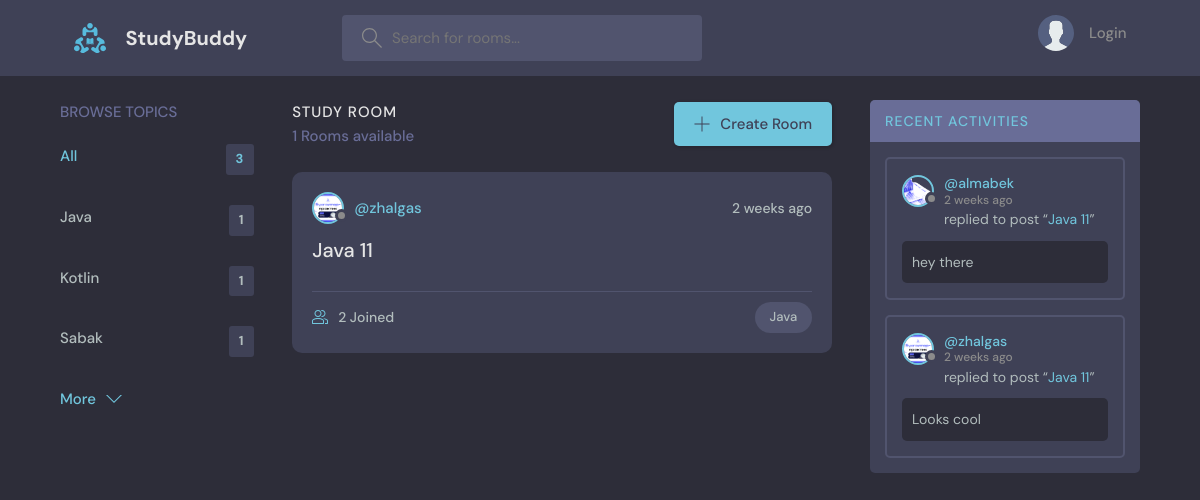
Screenshot of /?q=Java with the database file from the repository.
### baseapp/models.py (models this page shows, shortened)
class Topic(models.Model):
    name = models.CharField(max_length = 200)
    approved = models.BooleanField(default = False)

class Room(models.Model):
    host = models.ForeignKey(User, on_delete = SET_NULL, null = True)
    topic = models.ForeignKey(Topic, on_delete = models.SET_NULL, null = True)
    name = models.CharField(max_length = 200)
    description = models.TextField(null = True, blank = True)
    participants = models.ManyToManyField(User, related_name = 'participants', blank = True)
    updated = models.DateTimeField(auto_now = True)
    created = models.DateTimeField(auto_now_add = True)
    approved = models.BooleanField(default = False)
    class Meta:
        ordering = ['-updated', '-created']
    def __str__(self):
        return self.name

class User(AbstractUser):
    name = models.CharField(null = True, max_length = 255)
    email = models.EmailField(null = True, unique = True)
    bio = models.TextField(null = True)
    avatar = models.ImageField(null = True, default = "avatar.svg")
    USERNAME_FIELD = 'email'
    REQUIRED_FIELDS = []

class Message(models.Model):
    user = models.ForeignKey(User, on_delete = models.CASCADE)
    room = models.ForeignKey(Room, on_delete = models.CASCADE)
    body = models.TextField()
    updated = models.DateTimeField(auto_now = True)
    created = models.DateTimeField(auto_now_add = True)
    class Meta:
        ordering = ['-updated', '-created']

### baseapp/views.py (the view)
# urls.py: path('', views.home, name = 'home'),
def home(request):
    q = request.GET.get('q', '')
    rooms = Room.objects.filter(
        (
            Q(topic__name__icontains = q) |
            Q(name__icontains = q) |
            Q(description__icontains = q)
        ) &
        Q(approved = True) &
        Q(topic__approved = True)
    )
    topics = Topic.objects.filter(approved = True)[0:5]
    room_count = rooms.count()
    room_messages = Message.objects.all().filter(
        (
            Q(room__topic__name__icontains = q) |
            Q(room__description__icontains = q) |
            Q(room__name__icontains = q)
        ) &
        Q(room__approved = True) &
        Q(room__topic__approved = True)
    )
    context = {'rooms': rooms, 'topics': topics, 'room_count': room_count, 'room_messages': room_messages}
    return render(request, 'baseapp/home.html', context)

### baseapp/templates/baseapp/home.html (shortened to what this page needs)
{% extends 'main.html' %}
{% block content %}
    <main class="layout layout--3">
      <div class="container">
        {% include 'baseapp/topics_component.html' %}
        <div class="roomList">
          <div class="roomList__header">
            <div>
              <h2>Study Room</h2>
              <p>{{ room_count }} Rooms available</p>
            </div>
            <a class="btn btn--main" href="{% url 'create-room' %}">
              <svg version="1.1" xmlns="http://www.w3.org/2000/svg" width="32" height="32" viewBox="0 0 32 32">
                <title>add</title>
                <path
                  d="M16.943 0.943h-1.885v14.115h-14.115v1.885h14.115v14.115h1.885v-14.115h14.115v-1.885h-14.115v-14.115z"
                ></path>
              </svg>
              Create Room
            </a>
          </div>
            {% include 'baseapp/feeds_component.html' %}
        </div>
        {% include 'baseapp/activity_component.html' %}
      </div>
    </main>
{% endblock content %}

### baseapp/templates/baseapp/topics_component.html
<div class="topics">
  <div class="topics__header">
    <h2>Browse Topics</h2>
  </div>
  <ul class="topics__list">
    <li>
      <a href="{% url 'home' %}" class="active">All <span>{{ topics.count }}</span></a>
    </li>
      {% for topic in topics %}
    <li>
      <a href="{% url 'home' %}?q={{ topic.name }}">{{ topic.name }} <span>{{ topic.room_set.all.count }}</span></a>
    </li>
{% endfor %}
  </ul>
  <a class="btn btn--link" href="{% url 'topics' %}">
    More
    <svg version="1.1" xmlns="http://www.w3.org/2000/svg" width="32" height="32" viewBox="0 0 32 32">
      <title>chevron-down</title>
      <path d="M16 21l-13-13h-3l16 16 16-16h-3l-13 13z"></path>
    </svg>
  </a>
</div>

### baseapp/templates/baseapp/feeds_component.html (shortened to what this page needs)
{%  for room in rooms %}
<div class="roomListRoom">
    <div class="roomListRoom__header">
      <a href="{% url 'user-profile' room.host.id %}" class="roomListRoom__author">
        <div class="avatar avatar--small">
          <img src="{{ room.host.avatar.url }}" />
        </div>
        <span>@{{ room.host.username }}</span>
      </a>
      <div class="roomListRoom__actions">
        <span>{{ room.created|timesince }} ago</span>
      </div>
    </div>
    <div class="roomListRoom__content">
      <a href="{% url 'room' room.id %}">{{ room.name }}</a>
    </div>
    <div class="roomListRoom__meta">
      <a href="{% url 'room' room.id %}" class="roomListRoom__joined">
        {{ room.participants.all.count }} Joined
      </a>
      <p class="roomListRoom__topic">{{ room.topic.name }}</p>
    </div>
</div>
{% endfor %}

### baseapp/templates/baseapp/activity_component.html (shortened to what this page needs)
<div class="activities">
  <div class="activities__header">
    <h2><a href="{% url 'activity' %}">Recent Activities</a></h2>
  </div>
    {% for message in room_messages %}
  <div class="activities__box">
    <div class="activities__boxHeader roomListRoom__header">
      <a href="{% url 'user-profile' message.user.id %}" class="roomListRoom__author">
        <div class="avatar avatar--small">
          <img src="{{ message.user.avatar.url }}" />
        </div>
        <p>
          @{{ message.user.username }}
          <span>{{ message.created|timesince }} ago</span>
        </p>
      </a>
    </div>
    <div class="activities__boxContent">
      <p>replied to post “<a href="{% url 'room' message.room.id %}">{{ message.room }}</a>”</p>
      <div class="activities__boxRoomContent">
        {{ message.body }}
      </div>
    </div>
  </div>
    {% endfor %}
</div>

### rows the page displays
Topic: name "Java", room_set.all.count "1"
Topic: name "Kotlin", room_set.all.count "1"
Topic: name "Sabak", room_set.all.count "1"
Room: host.avatar (picture), host.username "zhalgas", created "2 weeks", name "Java 11", participants.all.count "2", topic.name "Java"
Message: user.avatar (picture), user.username "almabek", created "2 weeks", room "Java 11", body "hey there"
Message: user.avatar (picture), user.username "zhalgas", created "2 weeks", room "Java 11", body "Looks cool"

### other values shown
{{ topics.count }} "3"
{{ room_count }} "1"
